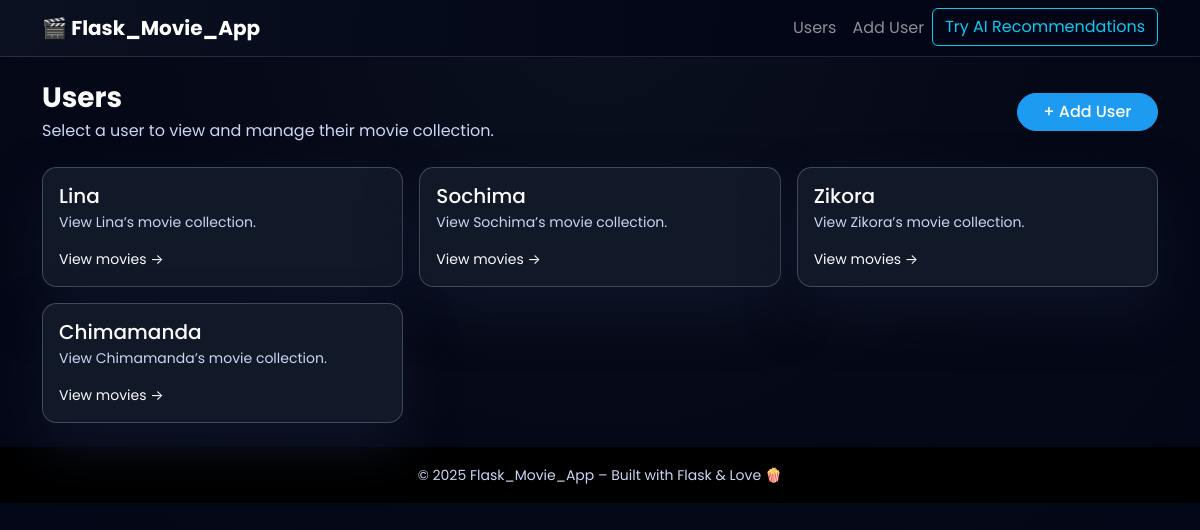
Screenshot of /users with the database file from the repository.
### models.py (models this page shows)
class User(db.Model):
    __tablename__ = "users"
    id = db.Column(db.Integer, primary_key=True)
    name = db.Column(db.String(100), nullable=False)
    movies = db.relationship(
        "Movie",
        back_populates="user",
        cascade="all, delete-orphan",
    )
    reviews = db.relationship(
        "Review",
        back_populates="user",
        cascade="all, delete-orphan",
    )

### app.py (the view)
@app.route("/users")
def list_users():
	try:
		users = data_manager.get_all_users()
	except SQLAlchemyError as e:
		app.logger.error(f"DB error while listing users: {e}")
		abort(500)
	return render_template("users.html", users=users)

### datamanager/sqlite_data_manager.py (called while the page is built)
    def get_all_users(self) -> List[User]:
        return self.session.query(User).all()

### templates/users.html (shortened to what this page needs)
{% extends "base.html" %}
{% block content %}
  <div class="d-flex justify-content-between align-items-center mb-4">
    <div>
      <h1 class="h3 fw-bold mb-1">Users</h1>
      <p class="text-secondary mb-0">
        Select a user to view and manage their movie collection.
      </p>
    </div>
    <a href="{{ url_for('add_user') }}" class="btn btn-primary">
      + Add User
    </a>
  </div>
  {% if users %}
    <div class="row g-3 mb-25">
      {% for user in users %}
        <div class="col-12 col-md-6 col-lg-4">
          <a href="{{ url_for('user_movies', user_id=user['id']) }}" class="text-decoration-none">
            <div class="card user-card h-100">
              <div class="card-body d-flex flex-column">
                <h2 class="h5 mb-1 text-truncate">{{ user['name'] }}</h2>
                <p class="text-secondary mb-3 small">
                  View {{ user['name'] }}’s movie collection.
                </p>
                <span class="mt-auto small">
                  View movies →
                </span>
              </div>
            </div>
          </a>
        </div>
      {% endfor %}
    </div>
  {% endif %}
{% endblock %}

### static/css/style.css (style rules this page uses)
:root { --bg-main: #050816; --bg-card: #111827; --accent: #1d9bf0; --accent-soft: rgba(29, 155, 240, 0.4); }
body { font-family: "Poppins", system-ui, -apple-system, BlinkMacSystemFont, "Segoe UI", sans-serif; background: radial-gradient(circle at top, #0b1120 0, var(--bg-main) 45%, #020617 100%); color: #fafafa; min-height: 100vh; }
.text-secondary { color: #cbd5f5 !important; }
.btn-primary { background: var(--accent); border-color: var(--accent); font-weight: 500; border-radius: 999px; padding-inline: 1.6rem; }
.user-card, .movie-card { background: var(--bg-card); border-radius: 0.9rem; border: 1px solid rgba(148, 163, 184, 0.35); box-shadow: 0 25px 50px rgba(15, 23, 42, 0.8); transition: transform 0.18s ease, box-shadow 0.18s ease, border-color 0.18s ease, background 0.18s ease; }
.h5, .h4, .h6, span, label { color: #fafafa }

### rows the page displays
User: name "Lina"
User: name "Sochima"
User: name "Zikora"
User: name "Chimamanda"

### other values shown
{{ 2025 }} "2025"
